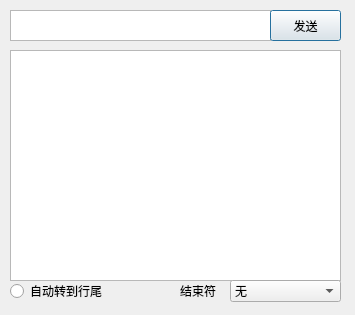
<?xml version="1.0" encoding="UTF-8"?>
<ui version="4.0">
 <class>Dialog</class>
 <widget class="QDialog" name="Dialog">
  <property name="geometry">
   <rect>
    <x>0</x>
    <y>0</y>
    <width>355</width>
    <height>315</height>
   </rect>
  </property>
  <property name="windowTitle">
   <string>串口调试助手</string>
  </property>
  <widget class="QTextBrowser" name="recv_Text">
   <property name="geometry">
    <rect>
     <x>10</x>
     <y>50</y>
     <width>331</width>
     <height>231</height>
    </rect>
   </property>
   <property name="html">
    <string>&lt;!DOCTYPE HTML PUBLIC &quot;-//W3C//DTD HTML 4.0//EN&quot; &quot;http://www.w3.org/TR/REC-html40/strict.dtd&quot;&gt;
&lt;html&gt;&lt;head&gt;&lt;meta name=&quot;qrichtext&quot; content=&quot;1&quot; /&gt;&lt;style type=&quot;text/css&quot;&gt;
p, li { white-space: pre-wrap; }
&lt;/style&gt;&lt;/head&gt;&lt;body style=&quot; font-family:'SimSun'; font-size:9pt; font-weight:400; font-style:normal;&quot;&gt;
&lt;p style=&quot;-qt-paragraph-type:empty; margin-top:0px; margin-bottom:0px; margin-left:0px; margin-right:0px; -qt-block-indent:0; text-indent:0px;&quot;&gt;&lt;br /&gt;&lt;/p&gt;&lt;/body&gt;&lt;/html&gt;</string>
   </property>
  </widget>
  <widget class="QTextEdit" name="send_Input">
   <property name="geometry">
    <rect>
     <x>10</x>
     <y>10</y>
     <width>261</width>
     <height>31</height>
    </rect>
   </property>
  </widget>
  <widget class="QPushButton" name="pushButton">
   <property name="geometry">
    <rect>
     <x>270</x>
     <y>10</y>
     <width>71</width>
     <height>31</height>
    </rect>
   </property>
   <property name="text">
    <string>发送</string>
   </property>
   <property name="shortcut">
    <string>Return</string>
   </property>
  </widget>
  <widget class="QRadioButton" name="AutoLast">
   <property name="geometry">
    <rect>
     <x>10</x>
     <y>280</y>
     <width>121</width>
     <height>22</height>
    </rect>
   </property>
   <property name="text">
    <string>自动转到行尾</string>
   </property>
  </widget>
  <widget class="QComboBox" name="end_select">
   <property name="geometry">
    <rect>
     <x>230</x>
     <y>280</y>
     <width>111</width>
     <height>22</height>
    </rect>
   </property>
   <item>
    <property name="text">
     <string>无</string>
    </property>
   </item>
   <item>
    <property name="text">
     <string>换行 (\n)</string>
    </property>
   </item>
   <item>
    <property name="text">
     <string>回车 (\r)</string>
    </property>
   </item>
   <item>
    <property name="text">
     <string>CR NL(\r\n)</string>
    </property>
   </item>
  </widget>
  <widget class="QLabel" name="label">
   <property name="geometry">
    <rect>
     <x>180</x>
     <y>280</y>
     <width>54</width>
     <height>22</height>
    </rect>
   </property>
   <property name="text">
    <string>结束符</string>
   </property>
  </widget>
 </widget>
 <resources/>
 <connections/>
</ui>
